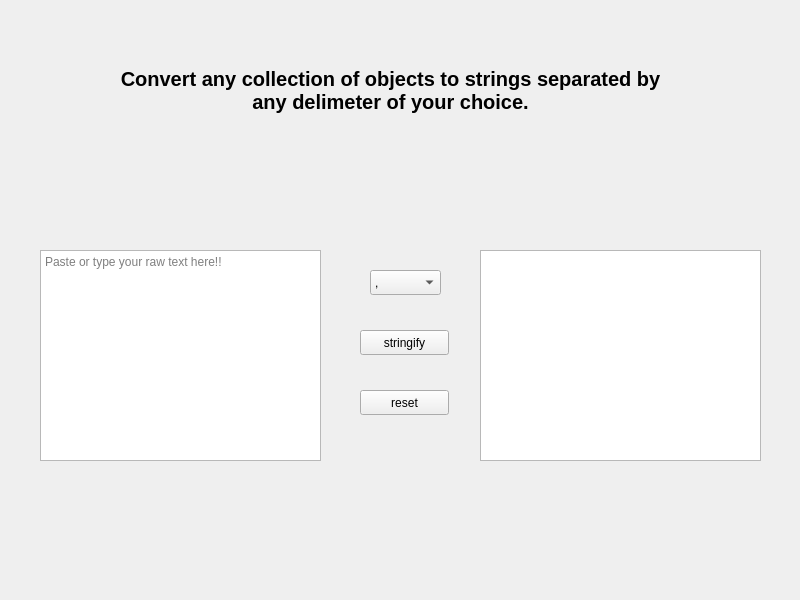
<?xml version="1.0" encoding="UTF-8"?>
<ui version="4.0">
 <class>Stringify</class>
 <widget class="QMainWindow" name="Stringify">
  <property name="geometry">
   <rect>
    <x>0</x>
    <y>0</y>
    <width>800</width>
    <height>600</height>
   </rect>
  </property>
  <property name="windowTitle">
   <string>MainWindow</string>
  </property>
  <widget class="QWidget" name="centralwidget">
   <widget class="QLabel" name="label">
    <property name="geometry">
     <rect>
      <x>110</x>
      <y>30</y>
      <width>561</width>
      <height>121</height>
     </rect>
    </property>
    <property name="font">
     <font>
      <family>Ubuntu</family>
      <pointsize>15</pointsize>
      <weight>75</weight>
      <bold>true</bold>
     </font>
    </property>
    <property name="text">
     <string>Convert any collection of objects to strings separated by any delimeter of your choice.</string>
    </property>
    <property name="alignment">
     <set>Qt::AlignCenter</set>
    </property>
    <property name="wordWrap">
     <bool>true</bool>
    </property>
   </widget>
   <widget class="QTextEdit" name="textEdit">
    <property name="geometry">
     <rect>
      <x>40</x>
      <y>250</y>
      <width>281</width>
      <height>211</height>
     </rect>
    </property>
    <property name="placeholderText">
     <string>Paste or type your raw text here!!</string>
    </property>
   </widget>
   <widget class="QTextEdit" name="textEdit_2">
    <property name="geometry">
     <rect>
      <x>480</x>
      <y>250</y>
      <width>281</width>
      <height>211</height>
     </rect>
    </property>
   </widget>
   <widget class="QPushButton" name="pushButton">
    <property name="geometry">
     <rect>
      <x>360</x>
      <y>330</y>
      <width>89</width>
      <height>25</height>
     </rect>
    </property>
    <property name="text">
     <string>stringify</string>
    </property>
   </widget>
   <widget class="QPushButton" name="pushButton_2">
    <property name="geometry">
     <rect>
      <x>360</x>
      <y>390</y>
      <width>89</width>
      <height>25</height>
     </rect>
    </property>
    <property name="text">
     <string>reset</string>
    </property>
   </widget>
   <widget class="QComboBox" name="delimeter_choice_comboBox">
    <property name="geometry">
     <rect>
      <x>370</x>
      <y>270</y>
      <width>71</width>
      <height>25</height>
     </rect>
    </property>
    <property name="toolTip">
     <string>choose a delimeter!</string>
    </property>
    <item>
     <property name="text">
      <string>,</string>
     </property>
    </item>
    <item>
     <property name="text">
      <string>;</string>
     </property>
    </item>
    <item>
     <property name="text">
      <string>:</string>
     </property>
    </item>
    <item>
     <property name="text">
      <string>|</string>
     </property>
    </item>
    <item>
     <property name="text">
      <string>space</string>
     </property>
    </item>
    <item>
     <property name="text">
      <string>newline</string>
     </property>
    </item>
   </widget>
  </widget>
 </widget>
 <resources/>
 <connections/>
</ui>
